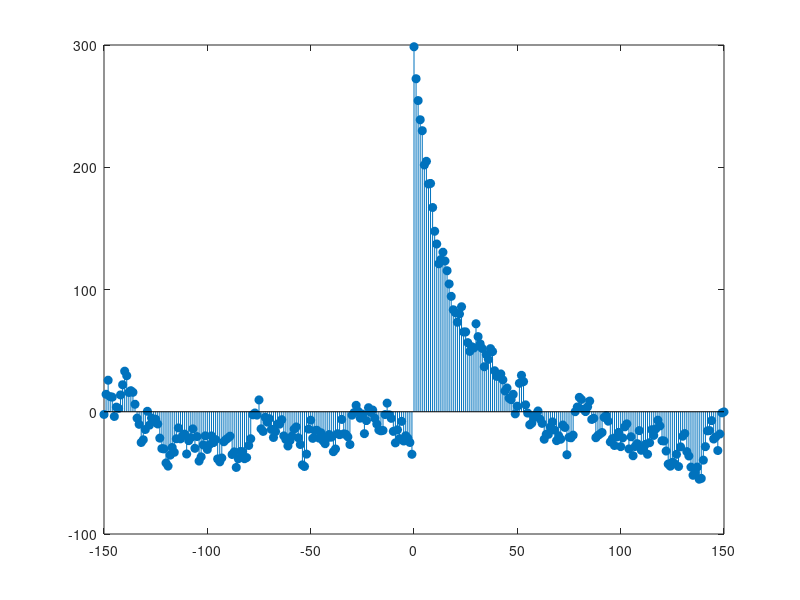

Write the MATLAB code that produced this figure.
%EEET 425 LAB03 Q1 1)

N = 1000;
w = -1 + 2 * rand(N, 1);
a = [1 -0.95];
b = [1];

y = filter(b, a, w);

%stem(w, y, 'filled')

ylength = length(y);
m = -150:150;
mlength = length(m);
ryy = zeros(mlength, 1);
rww = zeros(mlength, 1);
ryw = zeros(mlength, 1);

for i = 1:mlength
    lag = m(i);
    if lag >= 0
        ryy(i) = sum(y(1+lag:N) .* y(1:N-lag)); %multiplies the signal by a delayed version of itself and sums the result
    else
        ryy(i) = sum(y(1:N+lag) .* y(1-lag:N)); %calculates autocorrelation for negative lags by shifting the signal in reverse
    end
end
    
for i = 1:mlength
    lag = m(i);
    if lag >= 0
        rww(i) = sum(w(1+lag:N) .* w(1:N-lag));
    else
        rww(i) = sum(w(1:N+lag) .* w(1-lag:N));
    end
end

for i = 1:mlength
    lag = m(i);
    if lag >= 0
        ryw(i) = sum(y(1+lag:N) .* w(1:N-lag));
    else
        ryw(i) = sum(y(1:N+lag) .* w(1-lag:N));
    end
end

%stem(m, ryy, 'filled')
%stem(m, rww, 'filled')
stem(m, ryw, 'filled')
